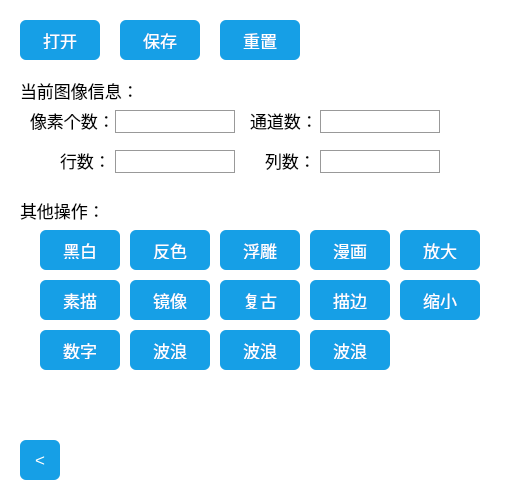
<?xml version="1.0" encoding="UTF-8"?>
<ui version="4.0">
 <class>PictureMg</class>
 <widget class="QWidget" name="PictureMg">
  <property name="geometry">
   <rect>
    <x>0</x>
    <y>0</y>
    <width>526</width>
    <height>499</height>
   </rect>
  </property>
  <property name="windowTitle">
   <string>PictureMg</string>
  </property>
  <property name="styleSheet">
   <string notr="true">background:#fff</string>
  </property>
  <widget class="QPushButton" name="btn_open">
   <property name="geometry">
    <rect>
     <x>20</x>
     <y>20</y>
     <width>80</width>
     <height>40</height>
    </rect>
   </property>
   <property name="styleSheet">
    <string notr="true">color: #fff;
text-shadow: 0 -1px 0 rgba(0,0,0,0.25);
background-color: #169fe6;
padding: 11px 19px;
font-size: 17px;
border-radius: 6px;
font-family: &quot;Microsoft YaHei UI&quot;</string>
   </property>
   <property name="text">
    <string>打开</string>
   </property>
  </widget>
  <widget class="QPushButton" name="btn_back">
   <property name="geometry">
    <rect>
     <x>20</x>
     <y>440</y>
     <width>40</width>
     <height>40</height>
    </rect>
   </property>
   <property name="styleSheet">
    <string notr="true">color: #fff;
text-shadow: 0 -1px 0 rgba(0,0,0,0.25);
background-color: #169fe6;
font-size: 17px;
border-radius: 6px;
font-family: &quot;Microsoft YaHei UI&quot;</string>
   </property>
   <property name="text">
    <string>&lt;</string>
   </property>
  </widget>
  <widget class="QPushButton" name="btn_save">
   <property name="geometry">
    <rect>
     <x>120</x>
     <y>20</y>
     <width>80</width>
     <height>40</height>
    </rect>
   </property>
   <property name="styleSheet">
    <string notr="true">color: #fff;
text-shadow: 0 -1px 0 rgba(0,0,0,0.25);
background-color: #169fe6;
padding: 11px 19px;
font-size: 17px;
border-radius: 6px;
font-family: &quot;Microsoft YaHei UI&quot;</string>
   </property>
   <property name="text">
    <string>保存</string>
   </property>
  </widget>
  <widget class="QPushButton" name="btn_reset">
   <property name="geometry">
    <rect>
     <x>220</x>
     <y>20</y>
     <width>80</width>
     <height>40</height>
    </rect>
   </property>
   <property name="styleSheet">
    <string notr="true">color: #fff;
text-shadow: 0 -1px 0 rgba(0,0,0,0.25);
background-color: #169fe6;
padding: 11px 19px;
font-size: 17px;
border-radius: 6px;
font-family: &quot;Microsoft YaHei UI&quot;</string>
   </property>
   <property name="text">
    <string>重置</string>
   </property>
  </widget>
  <widget class="QLabel" name="label">
   <property name="geometry">
    <rect>
     <x>20</x>
     <y>80</y>
     <width>120</width>
     <height>20</height>
    </rect>
   </property>
   <property name="styleSheet">
    <string notr="true">font-size:17px;
font-family: &quot;Microsoft YaHei UI&quot;;
</string>
   </property>
   <property name="text">
    <string>当前图像信息：</string>
   </property>
  </widget>
  <widget class="QLabel" name="label_2">
   <property name="geometry">
    <rect>
     <x>30</x>
     <y>110</y>
     <width>90</width>
     <height>20</height>
    </rect>
   </property>
   <property name="styleSheet">
    <string notr="true">font-size:17px;
font-family: &quot;Microsoft YaHei UI&quot;;
</string>
   </property>
   <property name="text">
    <string>像素个数：</string>
   </property>
  </widget>
  <widget class="QLabel" name="label_pix">
   <property name="geometry">
    <rect>
     <x>115</x>
     <y>110</y>
     <width>120</width>
     <height>23</height>
    </rect>
   </property>
   <property name="styleSheet">
    <string notr="true">font-size:17px;
font-family: &quot;Microsoft YaHei UI&quot;;
border:1px solid #999999
</string>
   </property>
   <property name="text">
    <string/>
   </property>
  </widget>
  <widget class="QLabel" name="label_rows">
   <property name="geometry">
    <rect>
     <x>115</x>
     <y>150</y>
     <width>120</width>
     <height>23</height>
    </rect>
   </property>
   <property name="styleSheet">
    <string notr="true">font-size:17px;
font-family: &quot;Microsoft YaHei UI&quot;;
border:1px solid #999999
</string>
   </property>
   <property name="text">
    <string/>
   </property>
  </widget>
  <widget class="QLabel" name="label_5">
   <property name="geometry">
    <rect>
     <x>60</x>
     <y>150</y>
     <width>50</width>
     <height>20</height>
    </rect>
   </property>
   <property name="styleSheet">
    <string notr="true">font-size:17px;
font-family: &quot;Microsoft YaHei UI&quot;;
</string>
   </property>
   <property name="text">
    <string>行数：</string>
   </property>
  </widget>
  <widget class="QLabel" name="label_cols">
   <property name="geometry">
    <rect>
     <x>320</x>
     <y>150</y>
     <width>120</width>
     <height>23</height>
    </rect>
   </property>
   <property name="styleSheet">
    <string notr="true">font-size:17px;
font-family: &quot;Microsoft YaHei UI&quot;;
border:1px solid #999999
</string>
   </property>
   <property name="text">
    <string/>
   </property>
  </widget>
  <widget class="QLabel" name="label_7">
   <property name="geometry">
    <rect>
     <x>265</x>
     <y>150</y>
     <width>50</width>
     <height>20</height>
    </rect>
   </property>
   <property name="styleSheet">
    <string notr="true">font-size:17px;
font-family: &quot;Microsoft YaHei UI&quot;;
</string>
   </property>
   <property name="text">
    <string>列数：</string>
   </property>
  </widget>
  <widget class="QLabel" name="label_8">
   <property name="geometry">
    <rect>
     <x>250</x>
     <y>110</y>
     <width>70</width>
     <height>20</height>
    </rect>
   </property>
   <property name="styleSheet">
    <string notr="true">font-size:17px;
font-family: &quot;Microsoft YaHei UI&quot;;
</string>
   </property>
   <property name="text">
    <string>通道数：</string>
   </property>
  </widget>
  <widget class="QLabel" name="label_channels">
   <property name="geometry">
    <rect>
     <x>320</x>
     <y>110</y>
     <width>120</width>
     <height>23</height>
    </rect>
   </property>
   <property name="styleSheet">
    <string notr="true">font-size:17px;
font-family: &quot;Microsoft YaHei UI&quot;;
border:1px solid #999999
</string>
   </property>
   <property name="text">
    <string/>
   </property>
  </widget>
  <widget class="QPushButton" name="btn_fangda">
   <property name="geometry">
    <rect>
     <x>400</x>
     <y>230</y>
     <width>80</width>
     <height>40</height>
    </rect>
   </property>
   <property name="styleSheet">
    <string notr="true">color: #fff;
text-shadow: 0 -1px 0 rgba(0,0,0,0.25);
background-color: #169fe6;
padding: 11px 19px;
font-size: 17px;
border-radius: 6px;
font-family: &quot;Microsoft YaHei UI&quot;</string>
   </property>
   <property name="text">
    <string>放大</string>
   </property>
  </widget>
  <widget class="QPushButton" name="btn_suoxiao">
   <property name="geometry">
    <rect>
     <x>400</x>
     <y>280</y>
     <width>80</width>
     <height>40</height>
    </rect>
   </property>
   <property name="styleSheet">
    <string notr="true">color: #fff;
text-shadow: 0 -1px 0 rgba(0,0,0,0.25);
background-color: #169fe6;
padding: 11px 19px;
font-size: 17px;
border-radius: 6px;
font-family: &quot;Microsoft YaHei UI&quot;</string>
   </property>
   <property name="text">
    <string>缩小</string>
   </property>
  </widget>
  <widget class="QPushButton" name="btn_heibai">
   <property name="geometry">
    <rect>
     <x>40</x>
     <y>230</y>
     <width>80</width>
     <height>40</height>
    </rect>
   </property>
   <property name="styleSheet">
    <string notr="true">color: #fff;
text-shadow: 0 -1px 0 rgba(0,0,0,0.25);
background-color: #169fe6;
padding: 11px 19px;
font-size: 17px;
border-radius: 6px;
font-family: &quot;Microsoft YaHei UI&quot;</string>
   </property>
   <property name="text">
    <string>黑白</string>
   </property>
  </widget>
  <widget class="QLabel" name="label_16">
   <property name="geometry">
    <rect>
     <x>20</x>
     <y>200</y>
     <width>90</width>
     <height>20</height>
    </rect>
   </property>
   <property name="styleSheet">
    <string notr="true">font-size:17px;
font-family: &quot;Microsoft YaHei UI&quot;;
</string>
   </property>
   <property name="text">
    <string>其他操作：</string>
   </property>
  </widget>
  <widget class="QPushButton" name="btn_fanse">
   <property name="geometry">
    <rect>
     <x>130</x>
     <y>230</y>
     <width>80</width>
     <height>40</height>
    </rect>
   </property>
   <property name="styleSheet">
    <string notr="true">color: #fff;
text-shadow: 0 -1px 0 rgba(0,0,0,0.25);
background-color: #169fe6;
padding: 11px 19px;
font-size: 17px;
border-radius: 6px;
font-family: &quot;Microsoft YaHei UI&quot;</string>
   </property>
   <property name="text">
    <string>反色</string>
   </property>
  </widget>
  <widget class="QPushButton" name="btn_fudiao">
   <property name="geometry">
    <rect>
     <x>220</x>
     <y>230</y>
     <width>80</width>
     <height>40</height>
    </rect>
   </property>
   <property name="styleSheet">
    <string notr="true">color: #fff;
text-shadow: 0 -1px 0 rgba(0,0,0,0.25);
background-color: #169fe6;
padding: 11px 19px;
font-size: 17px;
border-radius: 6px;
font-family: &quot;Microsoft YaHei UI&quot;</string>
   </property>
   <property name="text">
    <string>浮雕</string>
   </property>
  </widget>
  <widget class="QPushButton" name="btn_manhua">
   <property name="geometry">
    <rect>
     <x>310</x>
     <y>230</y>
     <width>80</width>
     <height>40</height>
    </rect>
   </property>
   <property name="styleSheet">
    <string notr="true">color: #fff;
text-shadow: 0 -1px 0 rgba(0,0,0,0.25);
background-color: #169fe6;
padding: 11px 19px;
font-size: 17px;
border-radius: 6px;
font-family: &quot;Microsoft YaHei UI&quot;</string>
   </property>
   <property name="text">
    <string>漫画</string>
   </property>
  </widget>
  <widget class="QPushButton" name="btn_sumiao">
   <property name="geometry">
    <rect>
     <x>40</x>
     <y>280</y>
     <width>80</width>
     <height>40</height>
    </rect>
   </property>
   <property name="styleSheet">
    <string notr="true">color: #fff;
text-shadow: 0 -1px 0 rgba(0,0,0,0.25);
background-color: #169fe6;
padding: 11px 19px;
font-size: 17px;
border-radius: 6px;
font-family: &quot;Microsoft YaHei UI&quot;</string>
   </property>
   <property name="text">
    <string>素描</string>
   </property>
  </widget>
  <widget class="QPushButton" name="btn_fugu">
   <property name="geometry">
    <rect>
     <x>220</x>
     <y>280</y>
     <width>80</width>
     <height>40</height>
    </rect>
   </property>
   <property name="styleSheet">
    <string notr="true">color: #fff;
text-shadow: 0 -1px 0 rgba(0,0,0,0.25);
background-color: #169fe6;
padding: 11px 19px;
font-size: 17px;
border-radius: 6px;
font-family: &quot;Microsoft YaHei UI&quot;</string>
   </property>
   <property name="text">
    <string>复古</string>
   </property>
  </widget>
  <widget class="QPushButton" name="btn_miaobian">
   <property name="geometry">
    <rect>
     <x>310</x>
     <y>280</y>
     <width>80</width>
     <height>40</height>
    </rect>
   </property>
   <property name="styleSheet">
    <string notr="true">color: #fff;
text-shadow: 0 -1px 0 rgba(0,0,0,0.25);
background-color: #169fe6;
padding: 11px 19px;
font-size: 17px;
border-radius: 6px;
font-family: &quot;Microsoft YaHei UI&quot;</string>
   </property>
   <property name="text">
    <string>描边</string>
   </property>
  </widget>
  <widget class="QPushButton" name="btn_jingxiang">
   <property name="geometry">
    <rect>
     <x>130</x>
     <y>280</y>
     <width>80</width>
     <height>40</height>
    </rect>
   </property>
   <property name="styleSheet">
    <string notr="true">color: #fff;
text-shadow: 0 -1px 0 rgba(0,0,0,0.25);
background-color: #169fe6;
padding: 11px 19px;
font-size: 17px;
border-radius: 6px;
font-family: &quot;Microsoft YaHei UI&quot;</string>
   </property>
   <property name="text">
    <string>镜像</string>
   </property>
  </widget>
  <widget class="QPushButton" name="btn_shuzi">
   <property name="geometry">
    <rect>
     <x>40</x>
     <y>330</y>
     <width>80</width>
     <height>40</height>
    </rect>
   </property>
   <property name="styleSheet">
    <string notr="true">color: #fff;
text-shadow: 0 -1px 0 rgba(0,0,0,0.25);
background-color: #169fe6;
padding: 11px 19px;
font-size: 17px;
border-radius: 6px;
font-family: &quot;Microsoft YaHei UI&quot;</string>
   </property>
   <property name="text">
    <string>数字</string>
   </property>
  </widget>
  <widget class="QPushButton" name="btn_bolang">
   <property name="geometry">
    <rect>
     <x>130</x>
     <y>330</y>
     <width>80</width>
     <height>40</height>
    </rect>
   </property>
   <property name="styleSheet">
    <string notr="true">color: #fff;
text-shadow: 0 -1px 0 rgba(0,0,0,0.25);
background-color: #169fe6;
padding: 11px 19px;
font-size: 17px;
border-radius: 6px;
font-family: &quot;Microsoft YaHei UI&quot;</string>
   </property>
   <property name="text">
    <string>波浪</string>
   </property>
  </widget>
  <widget class="QPushButton" name="btn_bolang_2">
   <property name="geometry">
    <rect>
     <x>220</x>
     <y>330</y>
     <width>80</width>
     <height>40</height>
    </rect>
   </property>
   <property name="styleSheet">
    <string notr="true">color: #fff;
text-shadow: 0 -1px 0 rgba(0,0,0,0.25);
background-color: #169fe6;
padding: 11px 19px;
font-size: 17px;
border-radius: 6px;
font-family: &quot;Microsoft YaHei UI&quot;</string>
   </property>
   <property name="text">
    <string>波浪</string>
   </property>
  </widget>
  <widget class="QPushButton" name="btn_bolang_3">
   <property name="geometry">
    <rect>
     <x>310</x>
     <y>330</y>
     <width>80</width>
     <height>40</height>
    </rect>
   </property>
   <property name="styleSheet">
    <string notr="true">color: #fff;
text-shadow: 0 -1px 0 rgba(0,0,0,0.25);
background-color: #169fe6;
padding: 11px 19px;
font-size: 17px;
border-radius: 6px;
font-family: &quot;Microsoft YaHei UI&quot;</string>
   </property>
   <property name="text">
    <string>波浪</string>
   </property>
  </widget>
 </widget>
 <layoutdefault spacing="6" margin="11"/>
 <resources/>
 <connections>
  <connection>
   <sender>btn_miaobian</sender>
   <signal>clicked()</signal>
   <receiver>PictureMg</receiver>
   <slot>miaobian()</slot>
   <hints>
    <hint type="sourcelabel">
     <x>663</x>
     <y>303</y>
    </hint>
    <hint type="destinationlabel">
     <x>657</x>
     <y>368</y>
    </hint>
   </hints>
  </connection>
  <connection>
   <sender>btn_fugu</sender>
   <signal>clicked()</signal>
   <receiver>PictureMg</receiver>
   <slot>fugu()</slot>
   <hints>
    <hint type="sourcelabel">
     <x>570</x>
     <y>305</y>
    </hint>
    <hint type="destinationlabel">
     <x>579</x>
     <y>338</y>
    </hint>
   </hints>
  </connection>
  <connection>
   <sender>btn_jingxiang</sender>
   <signal>clicked()</signal>
   <receiver>PictureMg</receiver>
   <slot>jingxiang()</slot>
   <hints>
    <hint type="sourcelabel">
     <x>482</x>
     <y>301</y>
    </hint>
    <hint type="destinationlabel">
     <x>485</x>
     <y>334</y>
    </hint>
   </hints>
  </connection>
  <connection>
   <sender>btn_fanse</sender>
   <signal>clicked()</signal>
   <receiver>PictureMg</receiver>
   <slot>fanse()</slot>
   <hints>
    <hint type="sourcelabel">
     <x>478</x>
     <y>239</y>
    </hint>
    <hint type="destinationlabel">
     <x>478</x>
     <y>208</y>
    </hint>
   </hints>
  </connection>
  <connection>
   <sender>btn_fudiao</sender>
   <signal>clicked()</signal>
   <receiver>PictureMg</receiver>
   <slot>fudiao()</slot>
   <hints>
    <hint type="sourcelabel">
     <x>578</x>
     <y>252</y>
    </hint>
    <hint type="destinationlabel">
     <x>571</x>
     <y>217</y>
    </hint>
   </hints>
  </connection>
  <connection>
   <sender>btn_heibai</sender>
   <signal>clicked()</signal>
   <receiver>PictureMg</receiver>
   <slot>heibai()</slot>
   <hints>
    <hint type="sourcelabel">
     <x>406</x>
     <y>250</y>
    </hint>
    <hint type="destinationlabel">
     <x>327</x>
     <y>250</y>
    </hint>
   </hints>
  </connection>
  <connection>
   <sender>btn_suoxiao</sender>
   <signal>clicked()</signal>
   <receiver>PictureMg</receiver>
   <slot>suoxiao()</slot>
   <hints>
    <hint type="sourcelabel">
     <x>525</x>
     <y>44</y>
    </hint>
    <hint type="destinationlabel">
     <x>526</x>
     <y>74</y>
    </hint>
   </hints>
  </connection>
  <connection>
   <sender>btn_fangda</sender>
   <signal>clicked()</signal>
   <receiver>PictureMg</receiver>
   <slot>fangda()</slot>
   <hints>
    <hint type="sourcelabel">
     <x>407</x>
     <y>48</y>
    </hint>
    <hint type="destinationlabel">
     <x>409</x>
     <y>72</y>
    </hint>
   </hints>
  </connection>
  <connection>
   <sender>btn_reset</sender>
   <signal>clicked()</signal>
   <receiver>PictureMg</receiver>
   <slot>reset()</slot>
   <hints>
    <hint type="sourcelabel">
     <x>273</x>
     <y>44</y>
    </hint>
    <hint type="destinationlabel">
     <x>275</x>
     <y>64</y>
    </hint>
   </hints>
  </connection>
  <connection>
   <sender>btn_save</sender>
   <signal>clicked()</signal>
   <receiver>PictureMg</receiver>
   <slot>save()</slot>
   <hints>
    <hint type="sourcelabel">
     <x>182</x>
     <y>42</y>
    </hint>
    <hint type="destinationlabel">
     <x>183</x>
     <y>69</y>
    </hint>
   </hints>
  </connection>
  <connection>
   <sender>btn_open</sender>
   <signal>clicked()</signal>
   <receiver>PictureMg</receiver>
   <slot>open()</slot>
   <hints>
    <hint type="sourcelabel">
     <x>68</x>
     <y>44</y>
    </hint>
    <hint type="destinationlabel">
     <x>68</x>
     <y>66</y>
    </hint>
   </hints>
  </connection>
  <connection>
   <sender>btn_back</sender>
   <signal>clicked()</signal>
   <receiver>PictureMg</receiver>
   <slot>back()</slot>
   <hints>
    <hint type="sourcelabel">
     <x>48</x>
     <y>556</y>
    </hint>
    <hint type="destinationlabel">
     <x>54</x>
     <y>515</y>
    </hint>
   </hints>
  </connection>
  <connection>
   <sender>btn_manhua</sender>
   <signal>clicked()</signal>
   <receiver>PictureMg</receiver>
   <slot>manhua()</slot>
   <hints>
    <hint type="sourcelabel">
     <x>650</x>
     <y>253</y>
    </hint>
    <hint type="destinationlabel">
     <x>640</x>
     <y>219</y>
    </hint>
   </hints>
  </connection>
  <connection>
   <sender>btn_shuzi</sender>
   <signal>clicked()</signal>
   <receiver>PictureMg</receiver>
   <slot>shuzi()</slot>
   <hints>
    <hint type="sourcelabel">
     <x>400</x>
     <y>356</y>
    </hint>
    <hint type="destinationlabel">
     <x>438</x>
     <y>351</y>
    </hint>
   </hints>
  </connection>
  <connection>
   <sender>btn_sumiao</sender>
   <signal>clicked()</signal>
   <receiver>PictureMg</receiver>
   <slot>sumiao()</slot>
   <hints>
    <hint type="sourcelabel">
     <x>396</x>
     <y>293</y>
    </hint>
    <hint type="destinationlabel">
     <x>308</x>
     <y>286</y>
    </hint>
   </hints>
  </connection>
  <connection>
   <sender>btn_bolang</sender>
   <signal>clicked()</signal>
   <receiver>PictureMg</receiver>
   <slot>bolang()</slot>
   <hints>
    <hint type="sourcelabel">
     <x>477</x>
     <y>352</y>
    </hint>
    <hint type="destinationlabel">
     <x>525</x>
     <y>358</y>
    </hint>
   </hints>
  </connection>
 </connections>
 <slots>
  <slot>fanse()</slot>
  <slot>fudiao()</slot>
  <slot>youhua()</slot>
  <slot>sumiao()</slot>
  <slot>jingxiang()</slot>
  <slot>fugu()</slot>
  <slot>miaobian()</slot>
  <slot>heibai()</slot>
  <slot>suoxiao()</slot>
  <slot>fangda()</slot>
  <slot>reset()</slot>
  <slot>save()</slot>
  <slot>open()</slot>
  <slot>back()</slot>
  <slot>manhua()</slot>
  <slot>baoheduChange(int)</slot>
  <slot>liangduChange(int)</slot>
  <slot>sediaoChange(int)</slot>
  <slot>ruihuaChange(int)</slot>
  <slot>duibiduChange(int)</slot>
  <slot>shuzi()</slot>
  <slot>sumiao1()</slot>
  <slot>slot1()</slot>
  <slot>bolang()</slot>
 </slots>
</ui>
